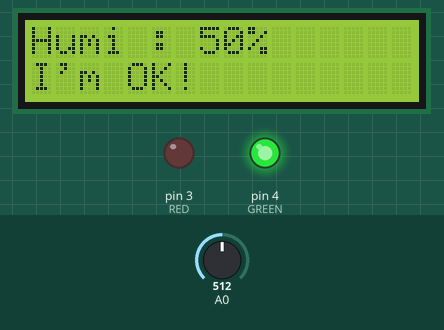
Recording of a sketch running on a simulated Arduino Uno, built with avr-gcc and run on an emulated ATmega328P. Shown: 16×2 character LCD, output pins drawn as LEDs (lit = HIGH). The test bench sets the inputs (shaded band); at power-on: A0 = 512.

Above: at 1.2 s.
1.3 s: A0 set to 658
At 3.0 s:
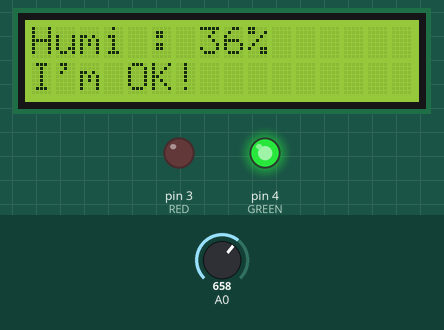
3.6 s: A0 set to 672
At 5.0 s:
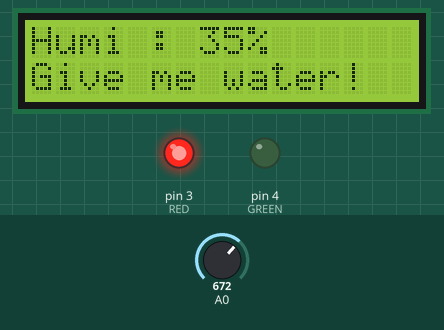
5.6 s: A0 set to 716
At 7.3 s:
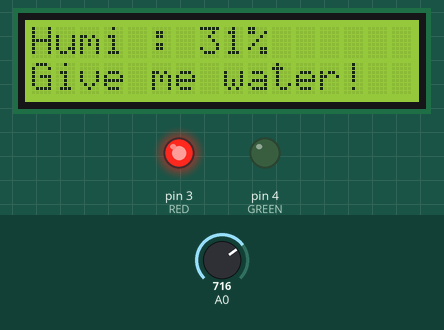
Timing chart, 0 to 8.8 s (numbered marks = the images above; inputs shaded):
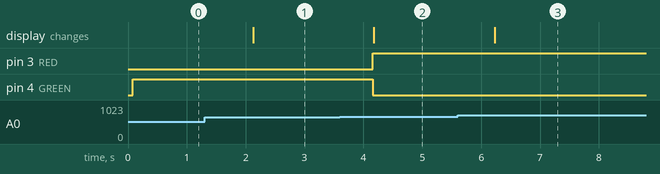

Measured:
- the behaviour switches between 664 and 665 on A0 (found by bisection; images 1 and 2)
- after the input at 1.3 s, the display: changes after 0.83 s (image 1)
- after the input at 3.6 s, pin 3 (RED): LOW → HIGH after 0.56 s; pin 4 (GREEN): HIGH → LOW after 0.56 s; the display: changes after 0.57 s (image 2)
- after the input at 5.6 s, the display: changes after 0.63 s (image 3)

The sketch:

soil.ino
```cpp
#include <Wire.h>
#include <hd44780.h>
#include <hd44780ioClass/hd44780_I2Cexp.h>

hd44780_I2Cexp lcd;

#define RED 3
#define GREEN 4

void setup() {
  // put your setup code here, to run once:
  lcd.begin(16,2);
  pinMode(RED,OUTPUT);
  pinMode(GREEN, OUTPUT);
}

void loop() {
  // put your main code here, to run repeatedly:
  int humidity = map(analogRead(A0), 0, 1023, 100, 0);
  lcd.clear();


    lcd.setCursor(0, 0);
    lcd.print("Humi : ");
    lcd.print(humidity);
    lcd.print("%");

    lcd.setCursor(0,1);
    if(humidity>35)
    {
        digitalWrite(GREEN, HIGH);
        digitalWrite(RED, LOW);
        lcd.print("I'm OK!");
    }
    else
    {
        digitalWrite(GREEN, LOW);
        digitalWrite(RED, HIGH);
        lcd.print("Give me water!");
    }

  delay(1000);

}
```
